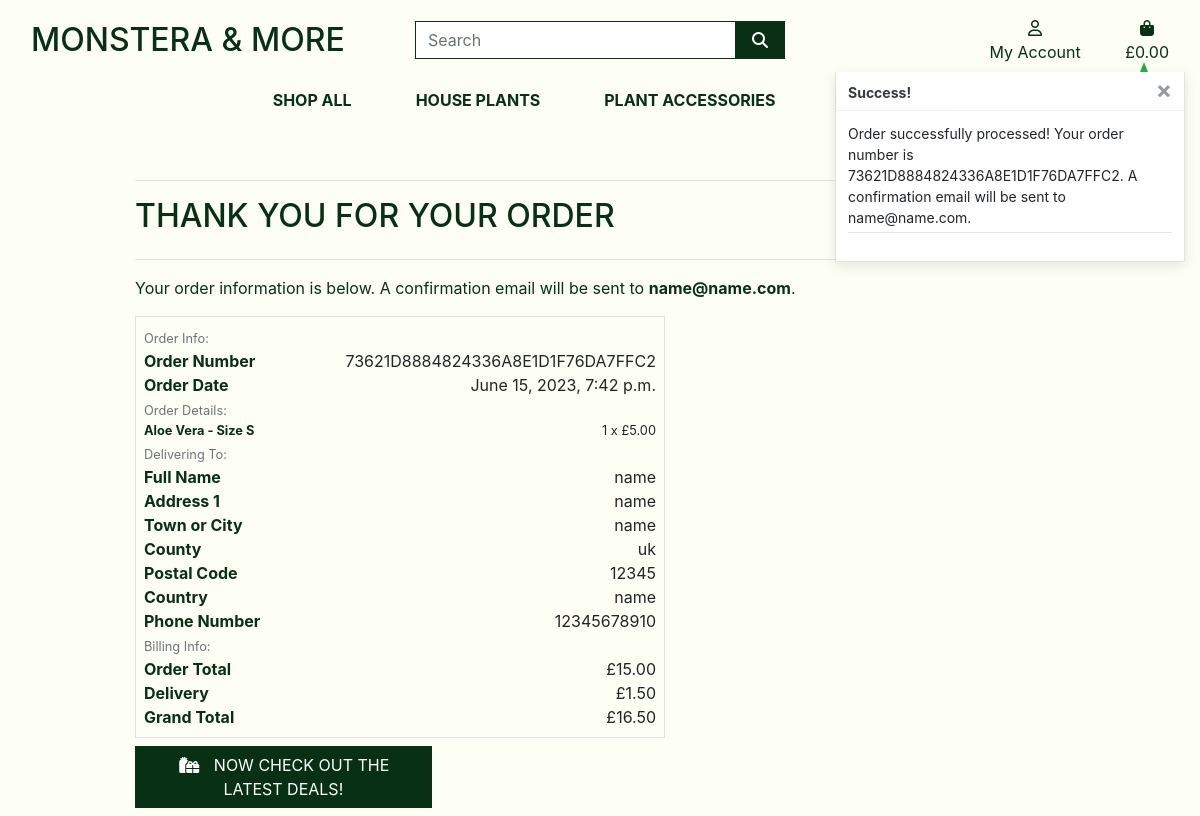
Before: /checkout/checkout_success/73621D8884824336A8E1D1F76DA7FFC2 with the older database file.
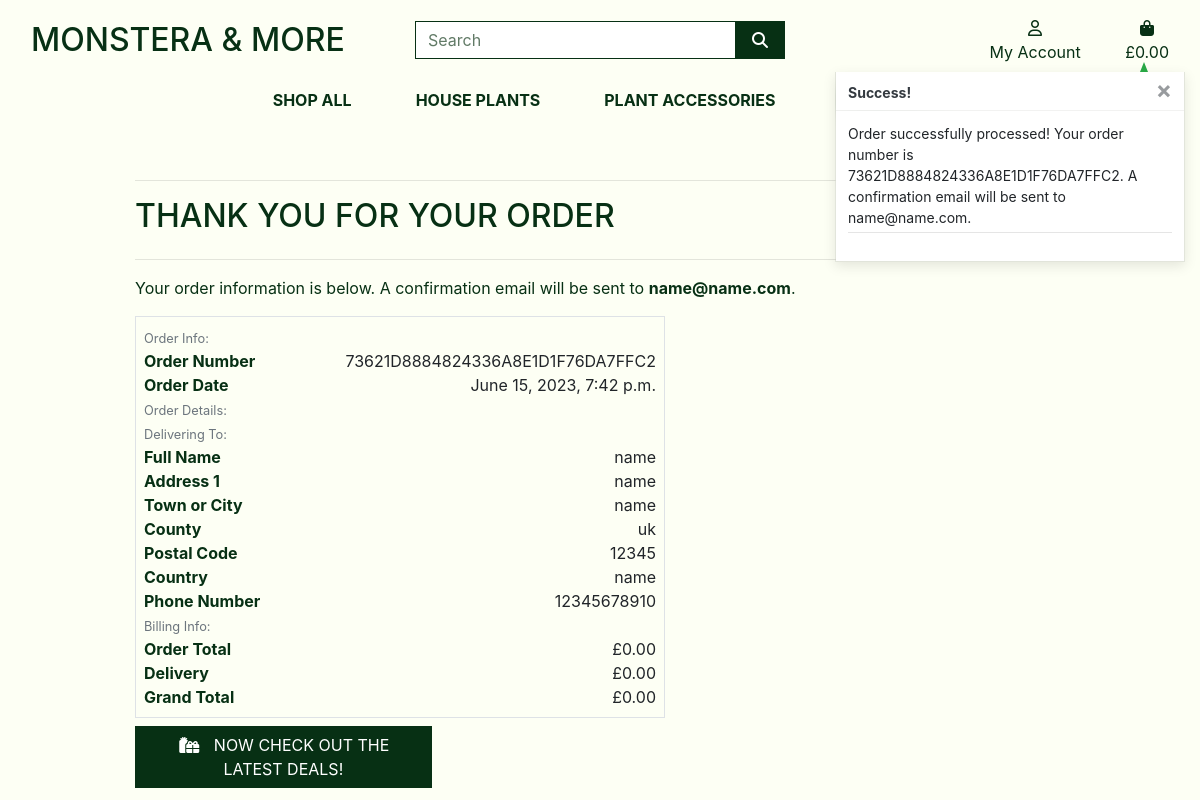
After: the same page with the newer database file.
### checkout/models.py (models this page shows, shortened)
class OrderLineItem(models.Model):
    order = models.ForeignKey(Order, null=False, blank=False, on_delete=models.CASCADE, related_name='lineitems')
    product = models.ForeignKey(Product, null=False, blank=False, on_delete=models.CASCADE)
    product_size = models.CharField(max_length=2, null=True, blank=True) # XS, S, M, L, XL
    quantity = models.IntegerField(null=False, blank=False, default=0)
    lineitem_total = models.DecimalField(max_digits=6, decimal_places=2, null=False, blank=False, editable=False)

class Order(models.Model):
    order_number = models.CharField(max_length=32, null=False, editable=False)
    full_name = models.CharField(max_length=50, null=False, blank=False)
    user_profile = models.ForeignKey(UserProfile, on_delete=models.SET_NULL,
                                     null=True, blank=True, related_name='orders')
    email = models.EmailField(max_length=254, null=False, blank=False)
    phone_number = models.CharField(max_length=20, null=False, blank=False)
    country = CountryField(blank_label='Country *', null=False, blank=False)
    postcode = models.CharField(max_length=20, null=True, blank=True)
    town_or_city = models.CharField(max_length=40, null=False, blank=False)
    street_address1 = models.CharField(max_length=80, null=False, blank=False)
    street_address2 = models.CharField(max_length=80, null=True, blank=True)
    county = models.CharField(max_length=80, null=True, blank=True)
    date = models.DateTimeField(auto_now_add=True)
    delivery_cost = models.DecimalField(max_digits=6, decimal_places=2, null=False, default=0)
    order_total = models.DecimalField(max_digits=10, decimal_places=2, null=False, default=0)
    grand_total = models.DecimalField(max_digits=10, decimal_places=2, null=False, default=0)
    original_bag = models.TextField(null=False, blank=False, default='')
    stripe_pid = models.CharField(max_length=254, null=False, blank=False, default='')

### products/models.py (models this page shows, shortened)
class Product(models.Model):
    category = models.ForeignKey('Category', null=True, blank=True, on_delete=models.SET_NULL)
    plant = models.BooleanField(null=True, blank=True)
    sku = models.CharField(max_length=254, null=True, blank=True)
    name = models.CharField(max_length=254)
    description = models.TextField()
    has_sizes = models.BooleanField(default=False, null=True, blank=True)
    price = models.DecimalField(max_digits=6, decimal_places=2)
    price_medium = models.DecimalField(max_digits=6, decimal_places=2, default=0)
    price_large = models.DecimalField(max_digits=6, decimal_places=2, default=0)
    in_stock = models.BooleanField(default=True, null=True, blank=True)
    date_created = models.DateTimeField(auto_now_add=True)
    rating = models.DecimalField(max_digits=6, decimal_places=2, null=True, blank=True)
    image_url = models.URLField(max_length=1024, null=True, blank=True)
    image = models.ImageField(null=True, blank=True)

### checkout/views.py (the view, shortened to what this page needs)
# urls.py: path('checkout_success/<order_number>', views.checkout_success, name='checkout_success'),
def checkout_success(request, order_number):
    save_info = request.session.get('save_info')
    order = get_object_or_404(Order, order_number=order_number)
    messages.success(request, f'Order successfully processed! \
        Your order number is {order_number}. A confirmation \
        email will be sent to {order.email}.')
    if 'bag' in request.session:
        del request.session['bag']
    template = 'checkout/checkout_success.html'
    context = {
        'order': order,
    }
    return render(request, template, context)

### bag/contexts.py (called while the page is built, shortened)
def bag_contents(request):
    bag_items = []
    total = 0
    product_count = 0
    bag = request.session.get('bag', {})
    if total < settings.FREE_DELIVERY_THRESHOLD:
        delivery = total * Decimal(settings.STANDARD_DELIVERY_PERCENTAGE / 100)
        free_delivery_delta = settings.FREE_DELIVERY_THRESHOLD - total
    else:
        delivery = 0
        free_delivery_delta = 0
    grand_total = delivery + total
    context = {
        'bag_items': bag_items,
        'total': total,
        'product_count': product_count,
        'delivery': delivery,
        'free_delivery_delta': free_delivery_delta,
        'free_delivery_threshold': settings.FREE_DELIVERY_THRESHOLD,
        'grand_total': grand_total,
    }
    return context

### checkout/templates/checkout/checkout_success.html (shortened to what the changed rows need)
{% extends "base.html" %}
{% load static %}
{% block extra_css %}
    <link rel="stylesheet" href="{% static 'checkout/css/checkout.css' %}">
{% endblock %}
{% block content %}
    <div class="container">
        <div class="row">
            <div class="col">
                <h2 class="logo-font mb-4">Thank You for your order</h2>
                <p class="text-black">Your order information is below. A confirmation email will be sent to <strong>{{ order.email }}</strong>.</p>
            </div>
        </div>
        <div class="row">
            <div class="col-12 col-lg-7">
                <div class="order-confirmation-wrapper p-2 border">
                    <div class="row">
                        <div class="col-12 col-md-8 text-md-right">
                            <p class="mb-0">{{ order.order_number }}</p>
                        </div>
                    </div>
                    <div class="row">
                        <div class="col-12 col-md-8 text-md-right">
                            <p class="mb-0">{{ order.date }}</p>
                        </div>
                    </div>
                    {% for item in order.lineitems.all %}
                    <div class="row">
                        <div class="col-12 col-md-4">
                            <p class="small mb-0 text-black font-weight-bold">
                                {{ item.product.name }}{% if item.product_size %} - Size {{ item.product_size|upper }}{% endif %}
                            </p>
                        </div>
                        <div class="col-12 col-md-8 text-md-right">
                            <p class="small mb-0">{{ item.quantity }} x £{{ item.product.price }} </p>
                        </div>
                    </div>
                    {% endfor %}
                    <div class="row">
                        <div class="col-12 col-md-8 text-md-right">
                            <p class="mb-0">{{ order.full_name }}</p>
                        </div>
                    </div>
                    <div class="row">
                        <div class="col-12 col-md-8 text-md-right">
                            <p class="mb-0">{{ order.street_address1 }}</p>
                        </div>
                    </div>
                    <div class="row">
                        <div class="col-12 col-md-8 text-md-right">
                            <p class="mb-0">{{ order.town_or_city }}</p>
                        </div>
                    </div>
                    {% if order.county %}
                    <div class="row">
                        <div class="col-12 col-md-4">
                            <p class="mb-0 text-black font-weight-bold">County</p>
                        </div>
                        <div class="col-12 col-md-8 text-md-right">
                            <p class="mb-0">{{ order.county }}</p>
                        </div>
                    </div>
                    {% endif %}
                    {% if order.postcode %}
                    <div class="row">
                        <div class="col-12 col-md-4">
                            <p class="mb-0 text-black font-weight-bold">Postal Code</p>
                        </div>
                        <div class="col-12 col-md-8 text-md-right">
                            <p class="mb-0">{{ order.postcode }}</p>
                        </div>
                    </div>
                    {% endif %}
                    <div class="row">
                        <div class="col-12 col-md-8 text-md-right">
                            <p class="mb-0">{{ order.country }}</p>
                        </div>
                    </div>
                    <div class="row">
                        <div class="col-12 col-md-8 text-md-right">
                            <p class="mb-0">{{ order.phone_number }}</p>
                        </div>
                    </div>
                    <div class="row">
                        <div class="col-12 col-md-8 text-md-right">
                            <p class="mb-0">£{{ order.order_total }}</p>
                        </div>
                    </div>
                    <div class="row">
                        <div class="col-12 col-md-8 text-md-right">
                            <p class="mb-0">£{{ order.delivery_cost }}</p>
                        </div>
                    </div>
                    <div class="row">
                        <div class="col-12 col-md-8 text-md-right">
                            <p class="mb-0">£{{ order.grand_total }}</p>
                        </div>
                    </div>
                </div>
            </div>
        </div>
        {% endblock %}

Changed rows visible on the page:
removed OrderLineItem: product.name "Aloe Vera", product_size "S", quantity "1", product.price "5.00"
changed Order "name@name.com": order_total "15.00" → "0.00"; delivery_cost "1.50" → "0.00"; grand_total "16.50" → "0.00"
